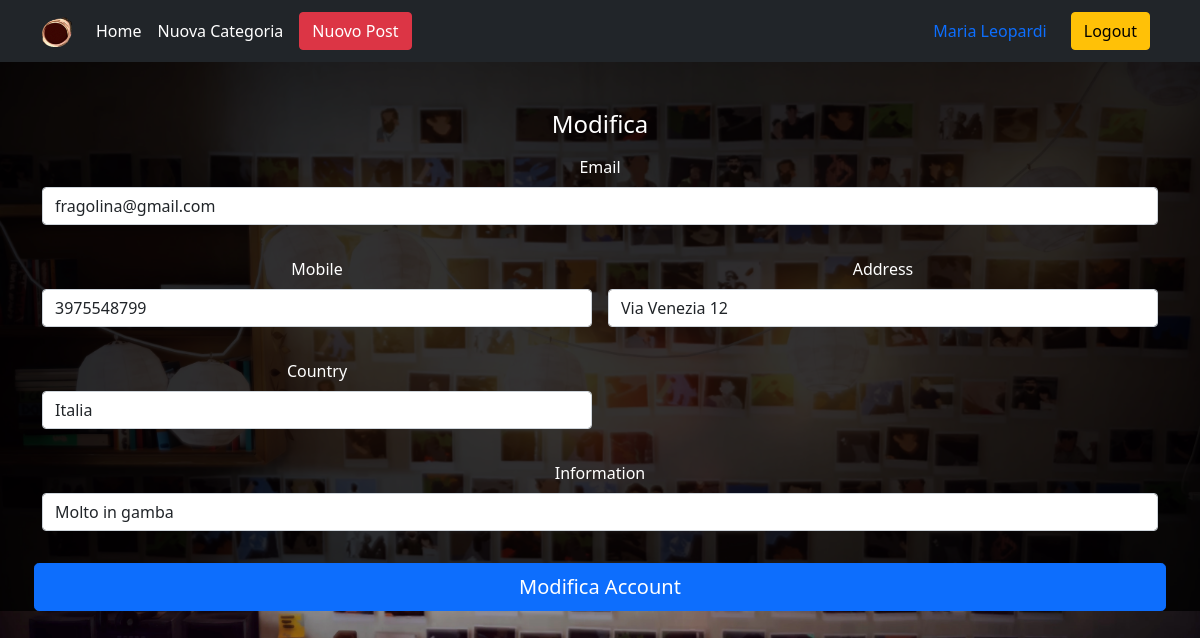
Page /account/8/edit/ (signed in) on the committed database.
### account/models.py (models this page shows)
class Account(models.Model):
    user = models.OneToOneField(User,on_delete=models.CASCADE,blank=True,null=True)#quello corrente
    firstname = models.CharField(max_length=100,blank=True)
    surname = models.CharField(max_length=100,blank=True)
    information=models.CharField(max_length=100,blank=True)
    email = models.EmailField(max_length=100,blank=True)
    mobile = models.CharField(max_length=100,blank=True)
    address = models.CharField(max_length=100,blank=True)
    country = models.CharField(max_length=100,blank=True)
    date_of_birth = models.DateField(blank=True,null=True)
    posts= models.ManyToManyField(MyPost, related_name='Posts',blank=True)

### account/views.py (the view, shortened to what this page needs)
# urls.py: path('<int:pk>/edit/',views.AccountUpdateView.as_view(), name="updateAccount"),
@method_decorator(require_http_methods(["POST","GET"]), name='dispatch')
class AccountUpdateView(UpdateView):
    model = Account
    template_name = "account/account_update.html"
    fields=['information','email','mobile','address','country']
    def get_object(self):
        return self.request.user.account

### account/templates/account/account_update.html (shortened to what this page needs)
{% extends 'index/Base.html' %}
{% load static %}
{% load crispy_forms_tags %}
{% block cssPage %}
<link rel="stylesheet" href="{% static 'css/general.css' %}">
<link rel="stylesheet" href="{% static 'css/register.css' %}">
{% endblock cssPage %}
{% block content %}
<div class="container mt-5">
    <div class="">
        <h4 class="mb-3">Modifica</h4>
        <form action="" method="post">{% csrf_token %}
            <div class="row g-3">
                <div class="col-12">
                    {{ form.email|as_crispy_field }}
                </div>
                <div class="col-sm-6">
                    {{ form.mobile|as_crispy_field }}
                </div>
                <div class="col-sm-6">
                    {{ form.address|as_crispy_field }}
                </div>
                <div class="col-sm-6">
                    {{ form.country|as_crispy_field }}
                </div>
                <div class="col-12">
                    {{ form.information|as_crispy_field }}
                </div>
    <input class="w-100 btn btn-primary btn-lg" type="submit" value="Modifica Account">
    </div>
        </form>
    </div>
</div>
{% endblock content %}

### templates/index/Base.html (shortened to what this page needs)
<!DOCTYPE html>
<html lang="en" xmlns="http://www.w3.org/1999/xhtml">
    <head>
        {% load static %}
        <link rel="stylesheet"
              type="text/css"
              href="{% static 'css/bootstrap.min.css' %}">
        {% block cssPage %}
        {% endblock cssPage %}
        <link rel="stylesheet" type="text/css" href="{% static 'css/general.css' %}">
    </head>
    <body>
            <div class="cover-container w-100 h-100 mx-auto flex-column text-center text-white"
                 id="cover-container">
                <header class="p-1 bg-dark text-white mb-auto">
                    <div class="container">
                        <div class="d-flex flex-wrap align-items-center justify-content-center justify-content-lg-start">
                            <a href="/"
                               class="navbar-brand">
                                <img src="{% static 'img/O.png' %}" alt="Welcome" width="30" height="30">
                            </a>
                            <ul class="nav col-12 col-lg-auto me-lg-auto mb-2 justify-content-center align-items-center mb-md-0">
                                <li>
                                    <a href="{% url 'index' %}" class="nav-link px-2 text-white">Home</a>
                                </li>
                                <li>
                                    <a href="{% url 'category:categoryCreate' %}" class="nav-link px-2 text-white">Nuova Categoria</a>
                                </li>
                                 <li>
                                    <a href="{% url 'post:post_new' %}"
                                        class="nav-link px-2"> <button type="button" class="btn btn-danger">Nuovo Post</button></a>
                                </li>
                            </ul>
                            {% if user.is_authenticated %}
                            <div class="d-flex align-items-center justify-content-center text-end">
                                <div class="px-2 text-white">
                                    <a href="{% url 'account:profile' pk=user.account.id %}"
                                    class="nav-link px-2"> {{ user.account.firstname }} {{ user.account.surname }}</a>
                                </div>
                            </div>
                            <div class="d-flex align-items-center justify-content-center text-end">
                                <a href="{% url 'account:logged_out' %}"
                                    class="nav-link px-2"> <button type="button" class="btn btn-warning">Logout</button></a>
                            </div>
                            {% endif %}
                        </div>
                    </div>
                </header>
                <main id="main">
                    {% block content %}
                    {% endblock content %}
                </main>
            </div>
    </body>
</html>

### static/css/general.css (style rules this page uses)
html { min-height: 100%!important; height: 100%!important; }
body { background-image: url("../img/Wall.webp"); background-size: cover; background-position: center center; background-repeat: no-repeat; background-attachment: fixed; min-height: 100%!important; }

### static/css/register.css (style rules this page uses)
#cover-container { background-color:rgba(0, 0, 0, 0.8); display: flex!important; }

### rows in the picture
Account: email "fragolina@gmail.com", mobile "3975548799", address "Via Venezia 12", country "Italia", information "Molto in gamba"

### other values in the picture
{{ user.account.firstname }} "Maria"
{{ user.account.surname }} "Leopardi"
